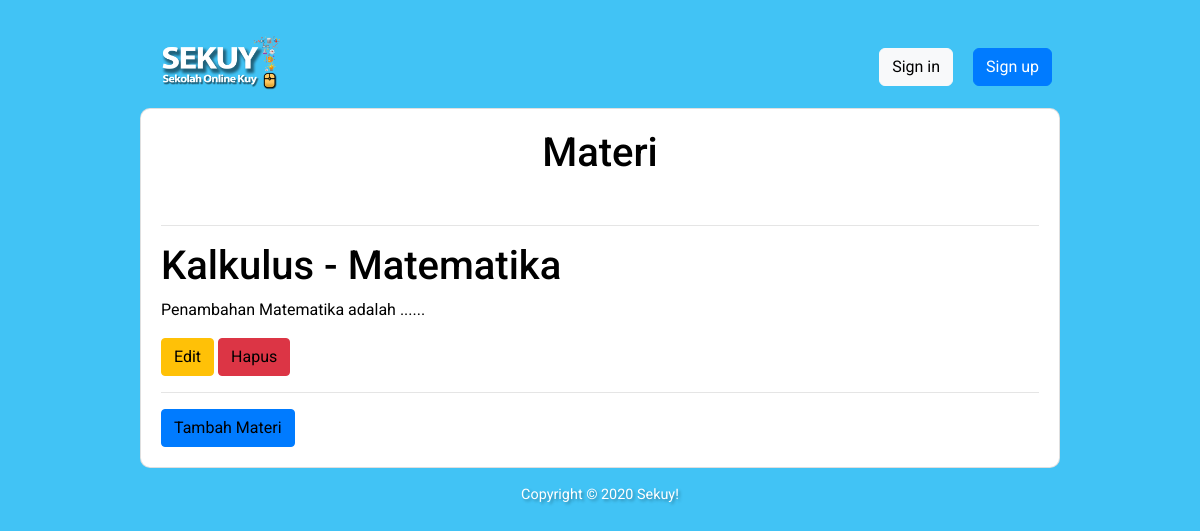
The app's page /teachers/materi/, older data.
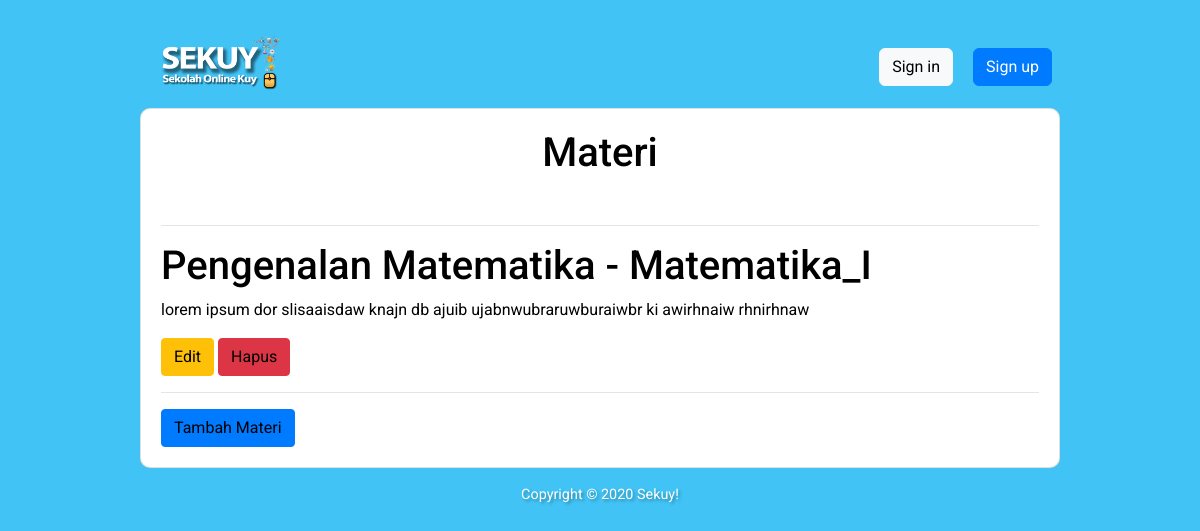
The same page, newer data.
### classroom/models.py (models this page shows, shortened)
class Materi(models.Model):
    title = models.CharField(max_length=30)
    slug = models.SlugField()
    body = models.TextField()
    date = models.DateTimeField(auto_now_add=True)

### classroom/views/teachers.py (the view)
# urls.py: path('materi/', students.listMateri, name='list_materi'),
def listMateri(request):
    semua_materi = Materi.objects.all().order_by('date')
    context = {
        'page_title':'Materi',
        'semua_materi':semua_materi,
    }
    return render(request,'classroom/teachers/materi.html',context)

### classroom/templates/classroom/teachers/materi.html
{% extends 'base.html' %}
{% block content %}
<div class="text-center">
    <h1>{{page_title}}</h1>
    <br><hr>
</div>
    {% for materi in semua_materi %}
    <h1>{{ materi.title }} - {{ materi.slug }}</h1>
    <dd><p>{{ materi.body }}</p></dd>
    <a class="btn btn-warning" href="{% url 'teachers:edit_materi' materi.id %}">Edit</a>
    <a class="btn btn-danger" href="{% url 'teachers:hapus_materi' materi.id %}">Hapus</a>
    <hr>
    {% endfor %}
    <a class='btn btn-primary' href="{% url 'teachers:buat_materi' %}">Tambah Materi</a>
{% endblock %}

Row changes from the older to the newer data that the page shows:
removed Materi: title "Kalkulus", slug "Matematika", body "Penambahan Matematika adalah ......"
added Materi: title "Pengenalan Matematika", slug "Matematika_I", body "lorem ipsum dor slisaaisdaw knajn db ajuib ujabnwubraruwburaiwbr ki awirhnaiw rhnirhnaw"
